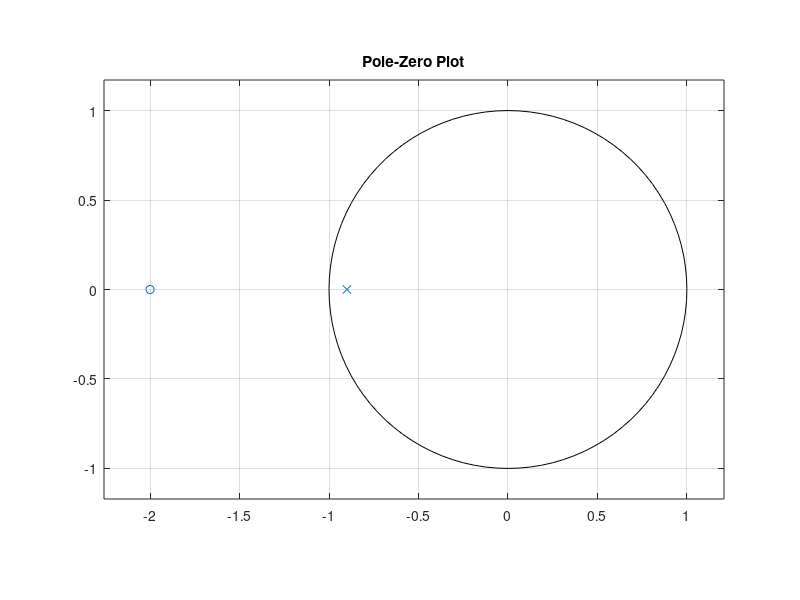

The MATLAB script that drew this image:
% Poles and Zeros of:
% y(n) = x(n) + 2x(n-1) - 0.9y(n-1)

% H(z) = (1 + 2z^-1)/(1 + 0.9z^-1)
b = [1 2];
a = [1 0.9];

% Find zeros and poles
z = roots(b);
p = roots(a);

disp('Zeros:');
disp(z);

disp('Poles:');
disp(p);

% Pole-zero plot
zplane(b,a);
grid on;
title('Pole-Zero Plot');
